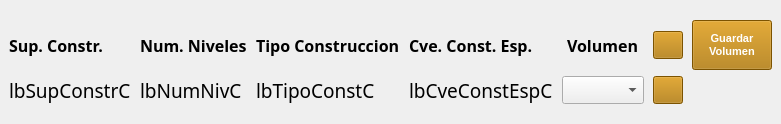
                   <widget class="QWidget" name="widget_9" native="true">
                    <property name="maximumSize">
                     <size>
                      <width>16777215</width>
                      <height>90</height>
                     </size>
                    </property>
                    <layout class="QGridLayout" name="gridLayout_21">
                     <property name="leftMargin">
                      <number>9</number>
                     </property>
                     <property name="topMargin">
                      <number>20</number>
                     </property>
                     <property name="rightMargin">
                      <number>9</number>
                     </property>
                     <property name="bottomMargin">
                      <number>20</number>
                     </property>
                     <property name="horizontalSpacing">
                      <number>9</number>
                     </property>
                     <item row="1" column="5">
                      <widget class="QComboBox" name="cmbVolumenC">
                       <property name="minimumSize">
                        <size>
                         <width>0</width>
                         <height>28</height>
                        </size>
                       </property>
                       <property name="maximumSize">
                        <size>
                         <width>82</width>
                         <height>28</height>
                        </size>
                       </property>
                       <property name="font">
                        <font>
                         <pointsize>14</pointsize>
                         <weight>75</weight>
                         <bold>true</bold>
                        </font>
                       </property>
                       <property name="styleSheet">
                        <string notr="true">QComboBox QAbstractItemView::item { min-height: 25;}
QListView{color: black ; font-size: 16px; outline:none; font-weight:bold}QListView::item:selected { color: red; background-color: lightgray;}</string>
                       </property>
                      </widget>
                     </item>
                     <item row="1" column="6" alignment="Qt::AlignVCenter">
                      <widget class="QPushButton" name="btnAddConstC">
                       <property name="minimumSize">
                        <size>
                         <width>30</width>
                         <height>28</height>
                        </size>
                       </property>
                       <property name="maximumSize">
                        <size>
                         <width>30</width>
                         <height>28</height>
                        </size>
                       </property>
                       <property name="styleSheet">
                        <string notr="true">background : rgb(174, 116, 0);
color : rgb(255, 255, 255)</string>
                       </property>
                       <property name="text">
                        <string/>
                       </property>
                       <property name="icon">
                        <iconset>
                         <normaloff>:/cedula/icons/add.png</normaloff>:/cedula/icons/add.png</iconset>
                       </property>
                      </widget>
                     </item>
                     <item row="0" column="5" alignment="Qt::AlignHCenter">
                      <widget class="QLabel" name="label_41">
                       <property name="font">
                        <font>
                         <family>Century Gothic</family>
                         <pointsize>12</pointsize>
                         <weight>75</weight>
                         <bold>true</bold>
                        </font>
                       </property>
                       <property name="text">
                        <string>Volumen</string>
                       </property>
                      </widget>
                     </item>
                     <item row="1" column="2">
                      <widget class="QLabel" name="lbTipoConstC">
                       <property name="font">
                        <font>
                         <family>Century Gothic</family>
                         <pointsize>14</pointsize>
                         <weight>50</weight>
                         <bold>false</bold>
                        </font>
                       </property>
                       <property name="text">
                        <string>lbTipoConstC</string>
                       </property>
                      </widget>
                     </item>
                     <item row="1" column="1">
                      <widget class="QLabel" name="lbNumNivC">
                       <property name="font">
                        <font>
                         <family>Century Gothic</family>
                         <pointsize>14</pointsize>
                         <weight>50</weight>
                         <bold>false</bold>
                        </font>
                       </property>
                       <property name="text">
                        <string>lbNumNivC</string>
                       </property>
                      </widget>
                     </item>
                     <item row="0" column="1">
                      <widget class="QLabel" name="label_64">
                       <property name="font">
                        <font>
                         <family>Century Gothic</family>
                         <pointsize>12</pointsize>
                         <weight>75</weight>
                         <bold>true</bold>
                        </font>
                       </property>
                       <property name="text">
                        <string>Num. Niveles</string>
                       </property>
                      </widget>
                     </item>
                     <item row="0" column="2">
                      <widget class="QLabel" name="label_77">
                       <property name="font">
                        <font>
                         <family>Century Gothic</family>
                         <pointsize>12</pointsize>
                         <weight>75</weight>
                         <bold>true</bold>
                        </font>
                       </property>
                       <property name="text">
                        <string>Tipo Construccion</string>
                       </property>
                      </widget>
                     </item>
                     <item row="1" column="0">
                      <widget class="QLabel" name="lbSupConstrC">
                       <property name="font">
                        <font>
                         <family>Century Gothic</family>
                         <pointsize>14</pointsize>
                         <weight>50</weight>
                         <bold>false</bold>
                        </font>
                       </property>
                       <property name="text">
                        <string>lbSupConstrC</string>
                       </property>
                      </widget>
                     </item>
                     <item row="0" column="0">
                      <widget class="QLabel" name="label_51">
                       <property name="font">
                        <font>
                         <family>Century Gothic</family>
                         <pointsize>12</pointsize>
                         <weight>75</weight>
                         <bold>true</bold>
                        </font>
                       </property>
                       <property name="text">
                        <string>Sup. Constr.</string>
                       </property>
                      </widget>
                     </item>
                     <item row="0" column="3">
                      <widget class="QLabel" name="lbCveConstEspC_2">
                       <property name="font">
                        <font>
                         <family>Century Gothic</family>
                         <pointsize>12</pointsize>
                         <weight>75</weight>
                         <bold>true</bold>
                        </font>
                       </property>
                       <property name="text">
                        <string>Cve. Const. Esp.</string>
                       </property>
                      </widget>
                     </item>
                     <item row="1" column="3">
                      <widget class="QLabel" name="lbCveConstEspC">
                       <property name="font">
                        <font>
                         <family>Century Gothic</family>
                         <pointsize>14</pointsize>
                         <weight>50</weight>
                         <bold>false</bold>
                        </font>
                       </property>
                       <property name="text">
                        <string>lbCveConstEspC</string>
                       </property>
                      </widget>
                     </item>
                     <item row="0" column="8">
                      <widget class="QPushButton" name="btnGuardaVolC">
                       <property name="sizePolicy">
                        <sizepolicy hsizetype="Minimum" vsizetype="Fixed">
                         <horstretch>70</horstretch>
                         <verstretch>50</verstretch>
                        </sizepolicy>
                       </property>
                       <property name="minimumSize">
                        <size>
                         <width>70</width>
                         <height>50</height>
                        </size>
                       </property>
                       <property name="font">
                        <font>
                         <pointsize>8</pointsize>
                         <weight>75</weight>
                         <bold>true</bold>
                        </font>
                       </property>
                       <property name="styleSheet">
                        <string notr="true">background : rgb(174, 116, 0);
color : rgb(255, 255, 255)</string>
                       </property>
                       <property name="text">
                        <string>Guardar
Volumen</string>
                       </property>
                      </widget>
                     </item>
                     <item row="0" column="6">
                      <widget class="QPushButton" name="btnDelConstrC">
                       <property name="minimumSize">
                        <size>
                         <width>30</width>
                         <height>28</height>
                        </size>
                       </property>
                       <property name="maximumSize">
                        <size>
                         <width>30</width>
                         <height>28</height>
                        </size>
                       </property>
                       <property name="styleSheet">
                        <string notr="true">background : rgb(174, 116, 0);
color : rgb(255, 255, 255)</string>
                       </property>
                       <property name="text">
                        <string/>
                       </property>
                       <property name="icon">
                        <iconset>
                         <normaloff>:/cedula/icons/remove_one.png</normaloff>:/cedula/icons/remove_one.png</iconset>
                       </property>
                      </widget>
                     </item>
                    </layout>
                   </widget>
